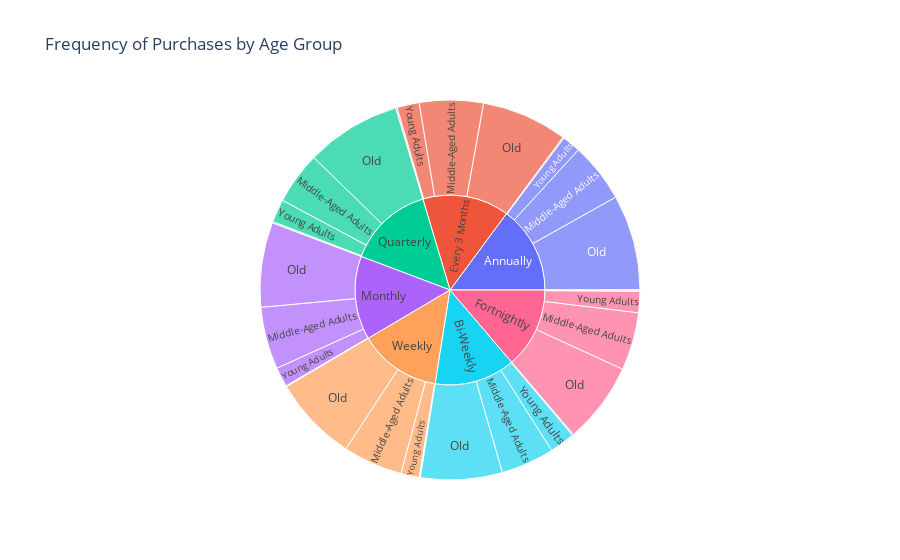

The cell this chart's notebook holds for it:
### Markdown cell above
4. **Visualize Purchase Frequency by Age Category**: A sunburst chart provides a hierarchical visualization that shows how purchase frequency varies across different age categories. This will help us better understand the relationship between age groups and their purchasing behavior.

### Code cell
# Create a sunburst chart to visualize how the frequency of purchases varies across age categories
fig = px.sunburst(shop, path=['Frequency of Purchases', 'Age_category'], values='Age', title='Frequency of Purchases by Age Group')
fig.show()

### Figure 1 — Plotly figure (JSON) as saved in the notebook; plotly's stock layout.template omitted (floating-point values rounded to 4 significant figures)
{"data": [{"branchvalues": "total", "domain": {"x": [0, 1], "y": [0, 1]}, "hovertemplate": "labels=%{label}<br>Age=%{value}<br>parent=%{parent}<br>id=%{id}<extra></extra>", "ids": ["Annually/Child", "Bi-Weekly/Child", "Every 3 Months/Child", "Fortnightly/Child", "Monthly/Child", "Quarterly/Child", "Weekly/Child", "Annually/Teen", "Bi-Weekly/Teen", "Every 3 Months/Teen", "Fortnightly/Teen", "Monthly/Teen", "Quarterly/Teen", "Weekly/Teen", "Annually/Young Adults", "Bi-Weekly/Young Adults", "Every 3 Months/Young Adults", "Fortnightly/Young Adults", "Monthly/Young Adults", "Quarterly/Young Adults", "Weekly/Young Adults", "Annually/Middle-Aged Adults", "Bi-Weekly/Middle-Aged Adults", "Every 3 Months/Middle-Aged Adults", "Fortnightly/Middle-Aged Adults", "Monthly/Middle-Aged Adults", "Quarterly/Middle-Aged Adults", "Weekly/Middle-Aged Adults", "Annually/Old", "Bi-Weekly/Old", "Every 3 Months/Old", "Fortnightly/Old", "Monthly/Old", "Quarterly/Old", "Weekly/Old", "Annually", "Bi-Weekly", "Every 3 Months", "Fortnightly", "Monthly", "Quarterly", "Weekly"], "labels": ["Child", "Child", "Child", "Child", "Child", "Child", "Child", "Teen", "Teen", "Teen", "Teen", "Teen", "Teen", "Teen", "Young Adults", "Young Adults", "Young Adults", "Young Adults", "Young Adults", "Young Adults", "Young Adults", "Middle-Aged Adults", "Middle-Aged Adults", "Middle-Aged Adults", "Middle-Aged Adults", "Middle-Aged Adults", "Middle-Aged Adults", "Middle-Aged Adults", "Old", "Old", "Old", "Old", "Old", "Old", "Old", "Annually", "Bi-Weekly", "Every 3 Months", "Fortnightly", "Monthly", "Quarterly", "Weekly"], "name": "", "parents": ["Annually", "Bi-Weekly", "Every 3 Months", "Fortnightly", "Monthly", "Quarterly", "Weekly", "Annually", "Bi-Weekly", "Every 3 Months", "Fortnightly", "Monthly", "Quarterly", "Weekly", "Annually", "Bi-Weekly", "Every 3 Months", "Fortnightly", "Monthly", "Quarterly", "Weekly", "Annually", "Bi-Weekly", "Every 3 Months", "Fortnightly", "Monthly", "Quarterly", "Weekly", "Annually", "Bi-Weekly", "Every 3 Months", "Fortnightly", "Monthly", "Quarterly", "Weekly", "", "", "", "", "", "", ""], "type": "sunburst", "values": [0, 0, 0, 0, 0, 0, 0, 180, 180, 216, 180, 126, 198, 162, 2679, 3709, 3235, 3110, 2873, 3365, 2680, 8712, 7802, 9343, 8468, 9106, 7652, 8736, 13978, 11940, 12556, 11866, 12384, 13943, 12488, 25549, 23631, 25350, 23624, 24489, 25158, 24066]}], "layout": {"legend": {"tracegroupgap": 0}, "title": {"text": "Frequency of Purchases by Age Group"}}}
